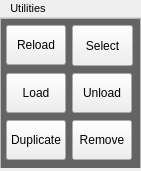
<?xml version="1.0" encoding="UTF-8"?>
<ui version="4.0">
 <class>RefMainWindow</class>
 <widget class="QMainWindow" name="RefMainWindow">
  <property name="windowModality">
   <enum>Qt::NonModal</enum>
  </property>
  <property name="geometry">
   <rect>
    <x>0</x>
    <y>0</y>
    <width>141</width>
    <height>171</height>
   </rect>
  </property>
  <property name="sizePolicy">
   <sizepolicy hsizetype="Fixed" vsizetype="Fixed">
    <horstretch>0</horstretch>
    <verstretch>0</verstretch>
   </sizepolicy>
  </property>
  <property name="minimumSize">
   <size>
    <width>141</width>
    <height>171</height>
   </size>
  </property>
  <property name="maximumSize">
   <size>
    <width>141</width>
    <height>171</height>
   </size>
  </property>
  <property name="baseSize">
   <size>
    <width>141</width>
    <height>171</height>
   </size>
  </property>
  <property name="font">
   <font>
    <pointsize>8</pointsize>
   </font>
  </property>
  <property name="windowTitle">
   <string/>
  </property>
  <property name="windowOpacity">
   <double>1.000000000000000</double>
  </property>
  <property name="autoFillBackground">
   <bool>true</bool>
  </property>
  <property name="styleSheet">
   <string notr="true"/>
  </property>
  <property name="documentMode">
   <bool>false</bool>
  </property>
  <widget class="QWidget" name="centralwidget">
   <property name="minimumSize">
    <size>
     <width>141</width>
     <height>150</height>
    </size>
   </property>
   <property name="maximumSize">
    <size>
     <width>141</width>
     <height>150</height>
    </size>
   </property>
   <property name="styleSheet">
    <string notr="true">#centralwidget {
    background-color: rgb(100,100,100);
}</string>
   </property>
   <widget class="QFrame" name="frame">
    <property name="geometry">
     <rect>
      <x>0</x>
      <y>0</y>
      <width>141</width>
      <height>151</height>
     </rect>
    </property>
    <property name="autoFillBackground">
     <bool>false</bool>
    </property>
    <property name="styleSheet">
     <string notr="true">#frameDeadline {
	background-color: qlineargradient(spread:repeat, x1:0.5, y1:0, x2:0.5, y2:1, stop:0 rgba(255, 255, 255, 0), stop:0.338983 rgba(50, 50, 50, 255), stop:0.649718 rgba(50, 50, 50, 255), stop:1 rgba(0, 0, 0, 0));
}</string>
    </property>
    <property name="frameShape">
     <enum>QFrame::StyledPanel</enum>
    </property>
    <property name="frameShadow">
     <enum>QFrame::Sunken</enum>
    </property>
    <property name="lineWidth">
     <number>0</number>
    </property>
    <widget class="QWidget" name="gridLayoutWidget">
     <property name="geometry">
      <rect>
       <x>0</x>
       <y>0</y>
       <width>141</width>
       <height>151</height>
      </rect>
     </property>
     <layout class="QGridLayout" name="gridLayout">
      <property name="spacing">
       <number>0</number>
      </property>
      <item row="1" column="0">
       <widget class="QToolButton" name="btn_reload">
        <property name="maximumSize">
         <size>
          <width>60</width>
          <height>40</height>
         </size>
        </property>
        <property name="toolTip">
         <string>Reload Selected References</string>
        </property>
        <property name="toolTipDuration">
         <number>3</number>
        </property>
        <property name="text">
         <string>Reload</string>
        </property>
        <property name="iconSize">
         <size>
          <width>16</width>
          <height>16</height>
         </size>
        </property>
        <property name="toolButtonStyle">
         <enum>Qt::ToolButtonTextUnderIcon</enum>
        </property>
        <property name="autoRaise">
         <bool>false</bool>
        </property>
       </widget>
      </item>
      <item row="2" column="0">
       <widget class="QToolButton" name="btn_load">
        <property name="maximumSize">
         <size>
          <width>60</width>
          <height>40</height>
         </size>
        </property>
        <property name="text">
         <string>Load</string>
        </property>
        <property name="iconSize">
         <size>
          <width>16</width>
          <height>16</height>
         </size>
        </property>
        <property name="toolButtonStyle">
         <enum>Qt::ToolButtonTextUnderIcon</enum>
        </property>
        <property name="autoRaise">
         <bool>false</bool>
        </property>
       </widget>
      </item>
      <item row="1" column="1">
       <widget class="QToolButton" name="btn_select">
        <property name="minimumSize">
         <size>
          <width>61</width>
          <height>41</height>
         </size>
        </property>
        <property name="maximumSize">
         <size>
          <width>61</width>
          <height>41</height>
         </size>
        </property>
        <property name="baseSize">
         <size>
          <width>0</width>
          <height>0</height>
         </size>
        </property>
        <property name="toolTip">
         <string>Select Reference</string>
        </property>
        <property name="statusTip">
         <string>Select Reference</string>
        </property>
        <property name="text">
         <string>Select</string>
        </property>
        <property name="iconSize">
         <size>
          <width>16</width>
          <height>16</height>
         </size>
        </property>
        <property name="popupMode">
         <enum>QToolButton::InstantPopup</enum>
        </property>
        <property name="toolButtonStyle">
         <enum>Qt::ToolButtonTextUnderIcon</enum>
        </property>
        <property name="autoRaise">
         <bool>false</bool>
        </property>
       </widget>
      </item>
      <item row="2" column="1">
       <widget class="QToolButton" name="btn_unload">
        <property name="maximumSize">
         <size>
          <width>60</width>
          <height>40</height>
         </size>
        </property>
        <property name="text">
         <string>Unload</string>
        </property>
        <property name="popupMode">
         <enum>QToolButton::InstantPopup</enum>
        </property>
        <property name="toolButtonStyle">
         <enum>Qt::ToolButtonTextUnderIcon</enum>
        </property>
        <property name="autoRaise">
         <bool>false</bool>
        </property>
       </widget>
      </item>
      <item row="4" column="1">
       <widget class="QToolButton" name="btn_remove">
        <property name="minimumSize">
         <size>
          <width>60</width>
          <height>0</height>
         </size>
        </property>
        <property name="maximumSize">
         <size>
          <width>60</width>
          <height>40</height>
         </size>
        </property>
        <property name="text">
         <string>Remove</string>
        </property>
        <property name="iconSize">
         <size>
          <width>16</width>
          <height>16</height>
         </size>
        </property>
        <property name="toolButtonStyle">
         <enum>Qt::ToolButtonTextUnderIcon</enum>
        </property>
        <property name="autoRaise">
         <bool>false</bool>
        </property>
       </widget>
      </item>
      <item row="4" column="0">
       <widget class="QToolButton" name="btn_duplicate">
        <property name="maximumSize">
         <size>
          <width>60</width>
          <height>40</height>
         </size>
        </property>
        <property name="text">
         <string>Duplicate</string>
        </property>
        <property name="iconSize">
         <size>
          <width>16</width>
          <height>16</height>
         </size>
        </property>
        <property name="toolButtonStyle">
         <enum>Qt::ToolButtonTextUnderIcon</enum>
        </property>
        <property name="autoRaise">
         <bool>false</bool>
        </property>
       </widget>
      </item>
     </layout>
    </widget>
   </widget>
  </widget>
  <widget class="QMenuBar" name="menuBar">
   <property name="geometry">
    <rect>
     <x>0</x>
     <y>0</y>
     <width>141</width>
     <height>21</height>
    </rect>
   </property>
   <widget class="QMenu" name="menuUtilities">
    <property name="title">
     <string>Utilities</string>
    </property>
    <addaction name="mnu_replaceFiles"/>
    <addaction name="mnu_updateReferenceNs"/>
   </widget>
   <addaction name="menuUtilities"/>
  </widget>
  <action name="mnu_replaceFiles">
   <property name="text">
    <string>Replace Reference File</string>
   </property>
  </action>
  <action name="mnu_updateReferenceNs">
   <property name="text">
    <string>Update Reference Namespace</string>
   </property>
  </action>
 </widget>
 <resources/>
 <connections/>
</ui>
